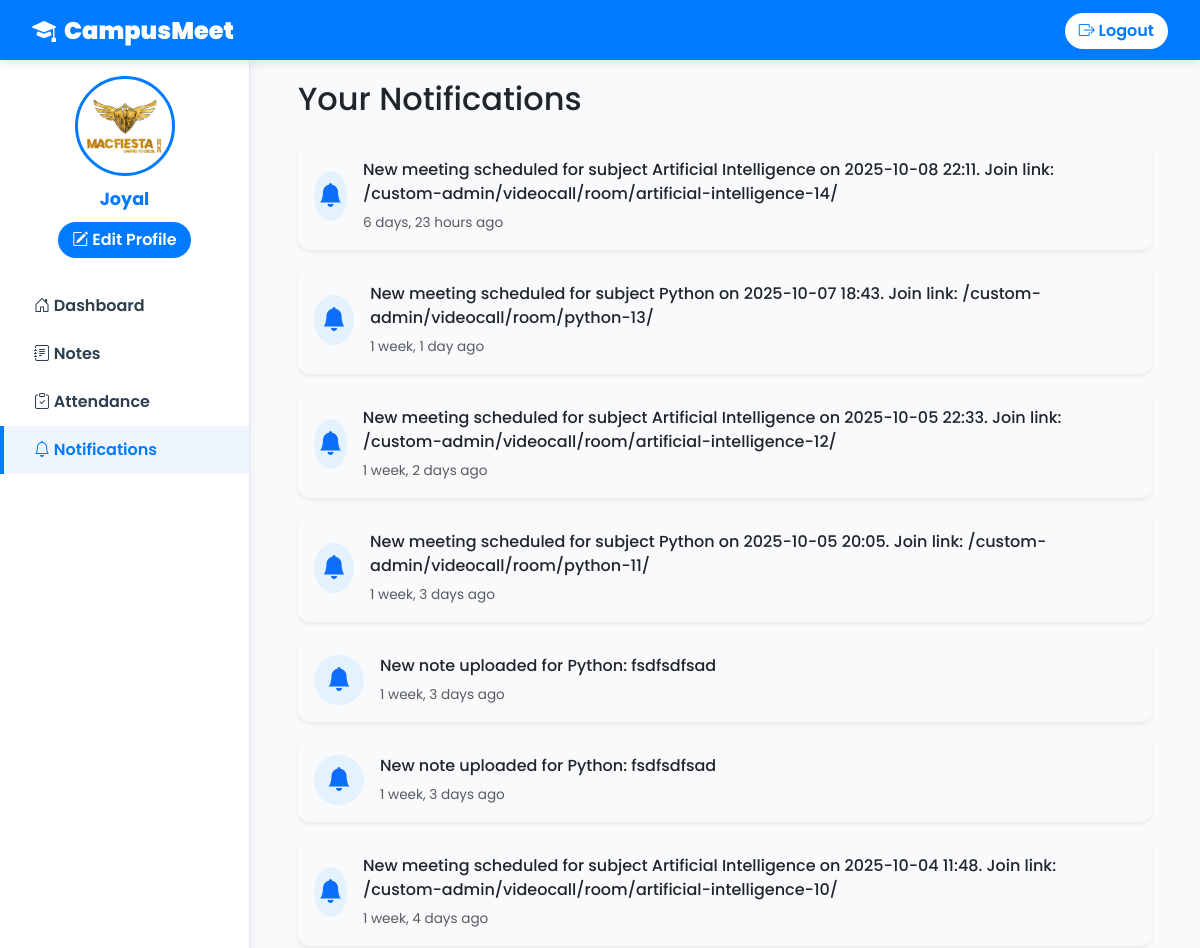
Page /student/notifications/ (signed in, upper part) on the earlier database version.
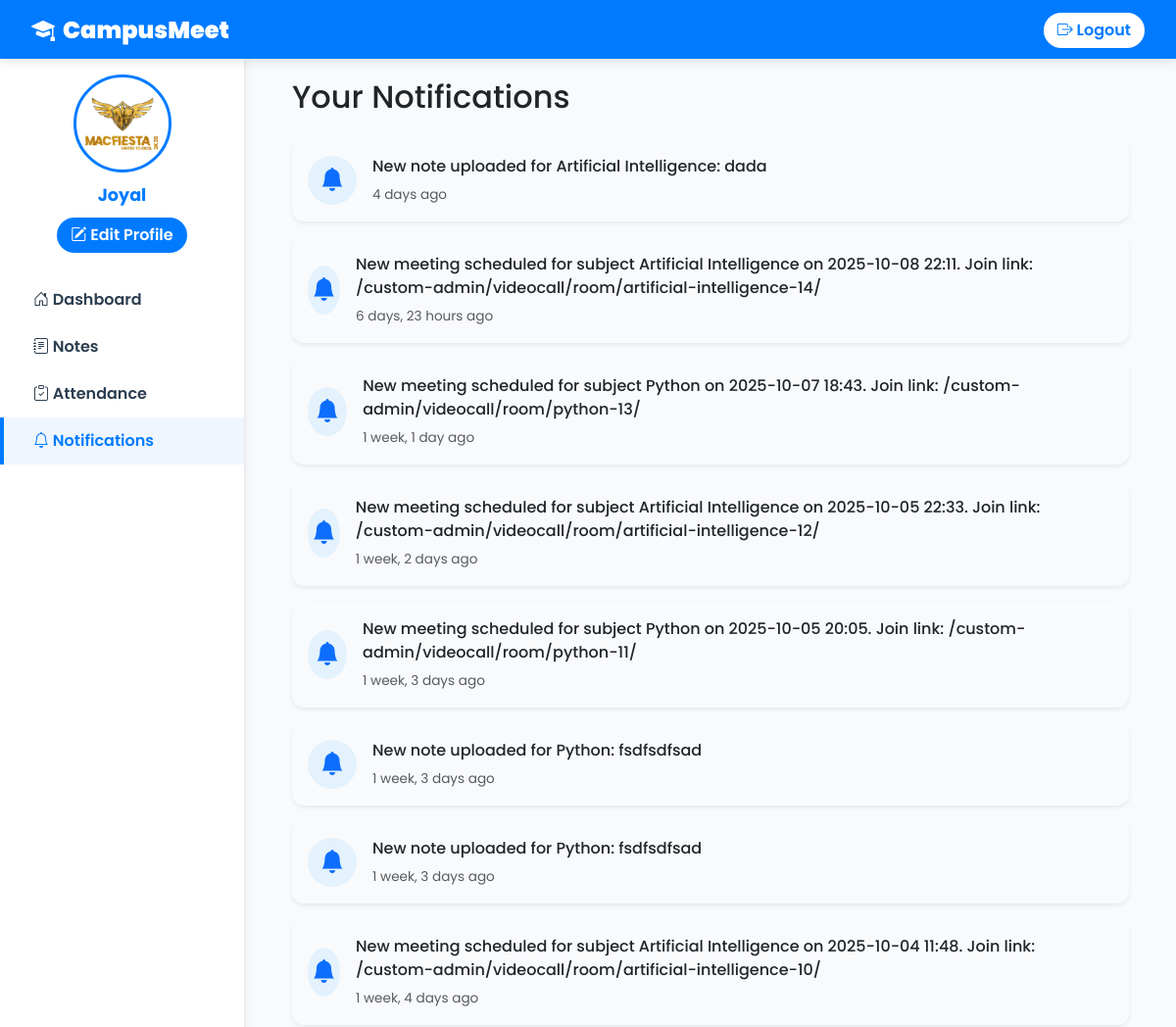
Same page on the later database version.
### main/models.py (models this page shows, shortened)
class Notification(models.Model):
    recipient = models.ForeignKey(User, on_delete=models.CASCADE)
    message = models.TextField()
    created_at = models.DateTimeField(default=timezone.now)
    read = models.BooleanField(default=False)

### main/views.py (the view)
# urls.py: path('student/notifications/', views.student_notifications, name='student_notifications'),
def student_notifications(request):
    notifications = Notification.objects.filter(recipient=request.user).order_by('-created_at')
    context = {'notifications': notifications}
    return render(request, 'main/student_notifications.html', context)

### main/templates/main/student_notifications.html (shortened to what this page needs)
{% extends "main/base.html" %}
{% block content %}
<h2 class="mb-4">Your Notifications</h2>
{% if notifications %}
<div class="row g-3">
  {% for notification in notifications %}
  <div class="col-12">
    <div class="card shadow-sm border-0 p-3 d-flex flex-row align-items-center notification-card">
      <div class="icon-wrapper me-3">
        <i class="bi bi-bell-fill text-primary fs-4"></i>
      </div>
      <div class="notification-content flex-grow-1">
        <p class="mb-1">{{ notification.message }}</p>
        <small class="text-muted">{{ notification.created_at|timesince }} ago</small>
      </div>
    </div>
  </div>
  {% endfor %}
</div>
{% else %}
<div class="alert alert-info text-center">
  <i class="bi bi-info-circle me-2"></i>No notifications yet.
</div>
{% endif %}
{% endblock %}

Differences in the rows shown:
added Notification: message "New note uploaded for Artificial Intelligence: dada", created_at "4 days"
